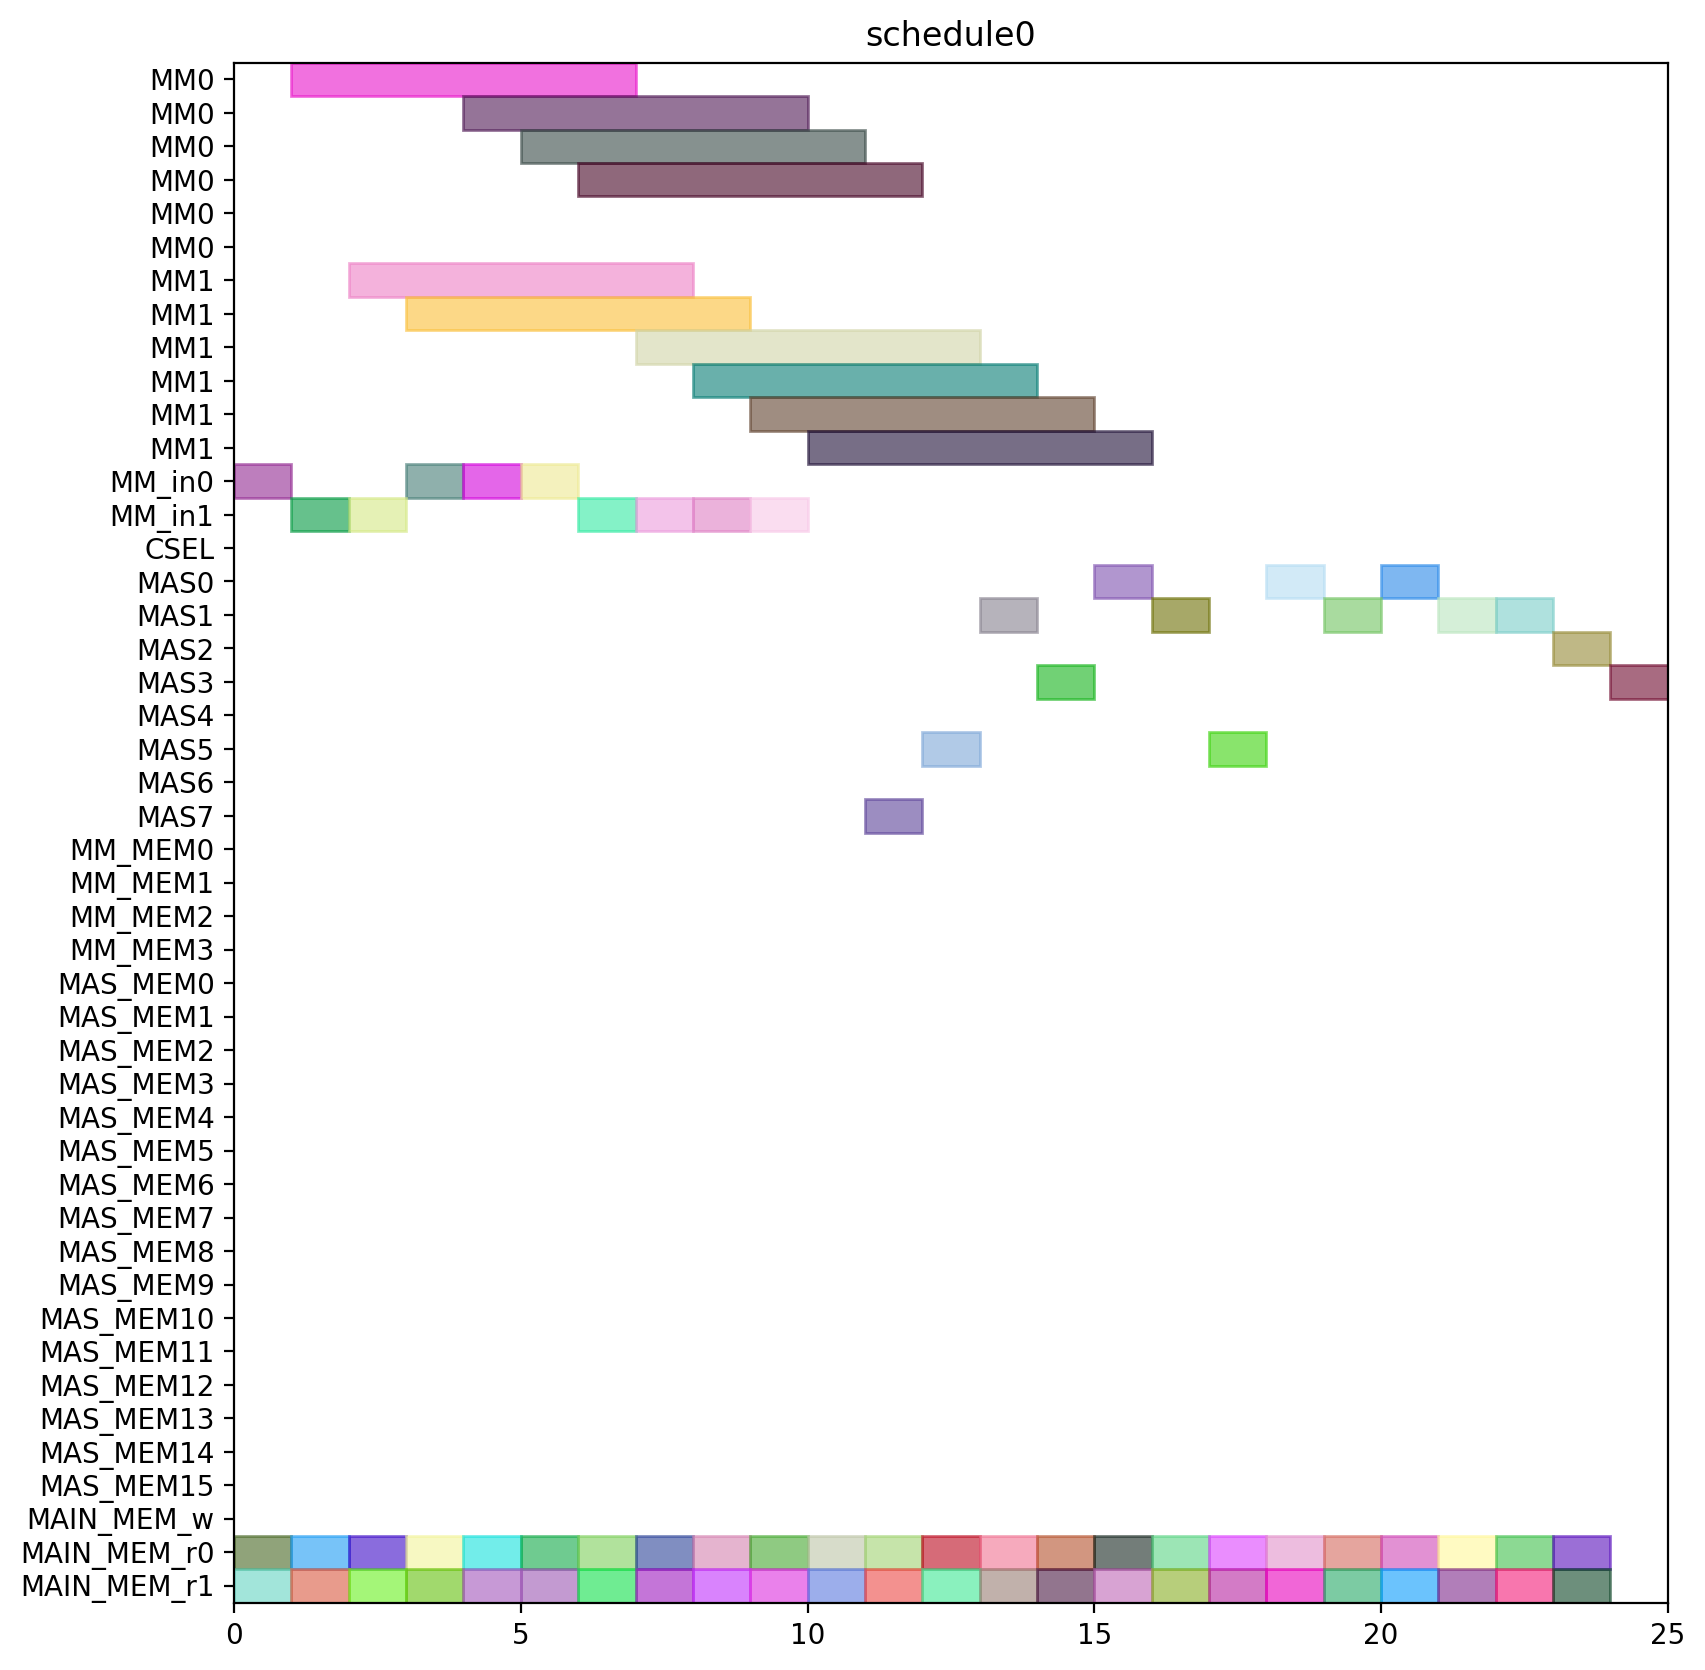

Here is the Python script that generated this plot:
from pyschedule import Scenario, solvers, plotters, alt


def solve():
	horizon = 120
	S = Scenario("schedule0", horizon=horizon)

	# resource
	MM = S.Resources('MM', num=2, size=6)
	MM_in = S.Resources('MM_in', num=2)
	CSEL = S.Resource('CSEL')
	MAS = S.Resources('MAS', num=8, size=1, periods=range(1, horizon))
	MM_MEM = S.Resources('MM_MEM', num=4)
	MAS_MEM = S.Resources('MAS_MEM', num=16)
	MAIN_MEM_w = S.Resource('MAIN_MEM_w', size=1)
	MAIN_MEM_r = S.Resources('MAIN_MEM_r', num=2)

	# result of previous scheduling

	# new tasks
	t0_t0 = S.Task('t0_t0', length=1, delay_cost=1)
	t0_t0 += alt(MAS)
	t0_t0_mem0 = S.Task('t0_t0_mem0', length=1, delay_cost=1)
	t0_t0_mem0 += MAIN_MEM_r[0]
	S += t0_t0_mem0 <= t0_t0

	t0_t0_mem1 = S.Task('t0_t0_mem1', length=1, delay_cost=1)
	t0_t0_mem1 += MAIN_MEM_r[1]
	S += t0_t0_mem1 <= t0_t0

	t0_t1 = S.Task('t0_t1', length=1, delay_cost=1)
	t0_t1 += alt(MAS)
	t0_t1_mem0 = S.Task('t0_t1_mem0', length=1, delay_cost=1)
	t0_t1_mem0 += MAIN_MEM_r[0]
	S += t0_t1_mem0 <= t0_t1

	t0_t1_mem1 = S.Task('t0_t1_mem1', length=1, delay_cost=1)
	t0_t1_mem1 += MAIN_MEM_r[1]
	S += t0_t1_mem1 <= t0_t1

	t0_t3 = S.Task('t0_t3', length=6, delay_cost=1)
	t0_t3 += alt(MM)
	t0_t3_in = S.Task('t0_t3_in', length=1, delay_cost=1)
	t0_t3_in += alt(MM_in)
	S += t0_t3_in*MM_in[0]<=t0_t3*MM[0]
	S += t0_t3_in*MM_in[1]<=t0_t3*MM[1]
	t0_t3_mem0 = S.Task('t0_t3_mem0', length=1, delay_cost=1)
	t0_t3_mem0 += MAIN_MEM_r[0]
	S += t0_t3_mem0 <= t0_t3

	t0_t3_mem1 = S.Task('t0_t3_mem1', length=1, delay_cost=1)
	t0_t3_mem1 += MAIN_MEM_r[1]
	S += t0_t3_mem1 <= t0_t3

	t10 = S.Task('t10', length=1, delay_cost=1)
	t10 += alt(MAS)
	t10_mem0 = S.Task('t10_mem0', length=1, delay_cost=1)
	t10_mem0 += MAIN_MEM_r[0]
	S += t10_mem0 <= t10

	t10_mem1 = S.Task('t10_mem1', length=1, delay_cost=1)
	t10_mem1 += MAIN_MEM_r[1]
	S += t10_mem1 <= t10

	t11 = S.Task('t11', length=1, delay_cost=1)
	t11 += alt(MAS)
	t11_mem0 = S.Task('t11_mem0', length=1, delay_cost=1)
	t11_mem0 += MAIN_MEM_r[0]
	S += t11_mem0 <= t11

	t11_mem1 = S.Task('t11_mem1', length=1, delay_cost=1)
	t11_mem1 += MAIN_MEM_r[1]
	S += t11_mem1 <= t11

	t3_t0 = S.Task('t3_t0', length=6, delay_cost=1)
	t3_t0 += alt(MM)
	t3_t0_in = S.Task('t3_t0_in', length=1, delay_cost=1)
	t3_t0_in += alt(MM_in)
	S += t3_t0_in*MM_in[0]<=t3_t0*MM[0]
	S += t3_t0_in*MM_in[1]<=t3_t0*MM[1]
	t3_t0_mem0 = S.Task('t3_t0_mem0', length=1, delay_cost=1)
	t3_t0_mem0 += MAIN_MEM_r[0]
	S += t3_t0_mem0 <= t3_t0

	t3_t0_mem1 = S.Task('t3_t0_mem1', length=1, delay_cost=1)
	t3_t0_mem1 += MAIN_MEM_r[1]
	S += t3_t0_mem1 <= t3_t0

	t3_t1 = S.Task('t3_t1', length=6, delay_cost=1)
	t3_t1 += alt(MM)
	t3_t1_in = S.Task('t3_t1_in', length=1, delay_cost=1)
	t3_t1_in += alt(MM_in)
	S += t3_t1_in*MM_in[0]<=t3_t1*MM[0]
	S += t3_t1_in*MM_in[1]<=t3_t1*MM[1]
	t3_t1_mem0 = S.Task('t3_t1_mem0', length=1, delay_cost=1)
	t3_t1_mem0 += MAIN_MEM_r[0]
	S += t3_t1_mem0 <= t3_t1

	t3_t1_mem1 = S.Task('t3_t1_mem1', length=1, delay_cost=1)
	t3_t1_mem1 += MAIN_MEM_r[1]
	S += t3_t1_mem1 <= t3_t1

	t3_t2 = S.Task('t3_t2', length=1, delay_cost=1)
	t3_t2 += alt(MAS)
	t3_t2_mem0 = S.Task('t3_t2_mem0', length=1, delay_cost=1)
	t3_t2_mem0 += MAIN_MEM_r[0]
	S += t3_t2_mem0 <= t3_t2

	t3_t2_mem1 = S.Task('t3_t2_mem1', length=1, delay_cost=1)
	t3_t2_mem1 += MAIN_MEM_r[1]
	S += t3_t2_mem1 <= t3_t2

	t3_t3 = S.Task('t3_t3', length=1, delay_cost=1)
	t3_t3 += alt(MAS)
	t3_t3_mem0 = S.Task('t3_t3_mem0', length=1, delay_cost=1)
	t3_t3_mem0 += MAIN_MEM_r[0]
	S += t3_t3_mem0 <= t3_t3

	t3_t3_mem1 = S.Task('t3_t3_mem1', length=1, delay_cost=1)
	t3_t3_mem1 += MAIN_MEM_r[1]
	S += t3_t3_mem1 <= t3_t3

	t4_t0 = S.Task('t4_t0', length=1, delay_cost=1)
	t4_t0 += alt(MAS)
	t4_t0_mem0 = S.Task('t4_t0_mem0', length=1, delay_cost=1)
	t4_t0_mem0 += MAIN_MEM_r[0]
	S += t4_t0_mem0 <= t4_t0

	t4_t0_mem1 = S.Task('t4_t0_mem1', length=1, delay_cost=1)
	t4_t0_mem1 += MAIN_MEM_r[1]
	S += t4_t0_mem1 <= t4_t0

	t4_t1 = S.Task('t4_t1', length=1, delay_cost=1)
	t4_t1 += alt(MAS)
	t4_t1_mem0 = S.Task('t4_t1_mem0', length=1, delay_cost=1)
	t4_t1_mem0 += MAIN_MEM_r[0]
	S += t4_t1_mem0 <= t4_t1

	t4_t1_mem1 = S.Task('t4_t1_mem1', length=1, delay_cost=1)
	t4_t1_mem1 += MAIN_MEM_r[1]
	S += t4_t1_mem1 <= t4_t1

	t4_t3 = S.Task('t4_t3', length=6, delay_cost=1)
	t4_t3 += alt(MM)
	t4_t3_in = S.Task('t4_t3_in', length=1, delay_cost=1)
	t4_t3_in += alt(MM_in)
	S += t4_t3_in*MM_in[0]<=t4_t3*MM[0]
	S += t4_t3_in*MM_in[1]<=t4_t3*MM[1]
	t4_t3_mem0 = S.Task('t4_t3_mem0', length=1, delay_cost=1)
	t4_t3_mem0 += MAIN_MEM_r[0]
	S += t4_t3_mem0 <= t4_t3

	t4_t3_mem1 = S.Task('t4_t3_mem1', length=1, delay_cost=1)
	t4_t3_mem1 += MAIN_MEM_r[1]
	S += t4_t3_mem1 <= t4_t3

	t5_t0 = S.Task('t5_t0', length=6, delay_cost=1)
	t5_t0 += alt(MM)
	t5_t0_in = S.Task('t5_t0_in', length=1, delay_cost=1)
	t5_t0_in += alt(MM_in)
	S += t5_t0_in*MM_in[0]<=t5_t0*MM[0]
	S += t5_t0_in*MM_in[1]<=t5_t0*MM[1]
	t5_t0_mem0 = S.Task('t5_t0_mem0', length=1, delay_cost=1)
	t5_t0_mem0 += MAIN_MEM_r[0]
	S += t5_t0_mem0 <= t5_t0

	t5_t0_mem1 = S.Task('t5_t0_mem1', length=1, delay_cost=1)
	t5_t0_mem1 += MAIN_MEM_r[1]
	S += t5_t0_mem1 <= t5_t0

	t5_t1 = S.Task('t5_t1', length=6, delay_cost=1)
	t5_t1 += alt(MM)
	t5_t1_in = S.Task('t5_t1_in', length=1, delay_cost=1)
	t5_t1_in += alt(MM_in)
	S += t5_t1_in*MM_in[0]<=t5_t1*MM[0]
	S += t5_t1_in*MM_in[1]<=t5_t1*MM[1]
	t5_t1_mem0 = S.Task('t5_t1_mem0', length=1, delay_cost=1)
	t5_t1_mem0 += MAIN_MEM_r[0]
	S += t5_t1_mem0 <= t5_t1

	t5_t1_mem1 = S.Task('t5_t1_mem1', length=1, delay_cost=1)
	t5_t1_mem1 += MAIN_MEM_r[1]
	S += t5_t1_mem1 <= t5_t1

	t5_t2 = S.Task('t5_t2', length=1, delay_cost=1)
	t5_t2 += alt(MAS)
	t5_t2_mem0 = S.Task('t5_t2_mem0', length=1, delay_cost=1)
	t5_t2_mem0 += MAIN_MEM_r[0]
	S += t5_t2_mem0 <= t5_t2

	t5_t2_mem1 = S.Task('t5_t2_mem1', length=1, delay_cost=1)
	t5_t2_mem1 += MAIN_MEM_r[1]
	S += t5_t2_mem1 <= t5_t2

	t5_t3 = S.Task('t5_t3', length=1, delay_cost=1)
	t5_t3 += alt(MAS)
	t5_t3_mem0 = S.Task('t5_t3_mem0', length=1, delay_cost=1)
	t5_t3_mem0 += MAIN_MEM_r[0]
	S += t5_t3_mem0 <= t5_t3

	t5_t3_mem1 = S.Task('t5_t3_mem1', length=1, delay_cost=1)
	t5_t3_mem1 += MAIN_MEM_r[1]
	S += t5_t3_mem1 <= t5_t3

	t6_t0 = S.Task('t6_t0', length=6, delay_cost=1)
	t6_t0 += alt(MM)
	t6_t0_in = S.Task('t6_t0_in', length=1, delay_cost=1)
	t6_t0_in += alt(MM_in)
	S += t6_t0_in*MM_in[0]<=t6_t0*MM[0]
	S += t6_t0_in*MM_in[1]<=t6_t0*MM[1]
	t6_t0_mem0 = S.Task('t6_t0_mem0', length=1, delay_cost=1)
	t6_t0_mem0 += MAIN_MEM_r[0]
	S += t6_t0_mem0 <= t6_t0

	t6_t0_mem1 = S.Task('t6_t0_mem1', length=1, delay_cost=1)
	t6_t0_mem1 += MAIN_MEM_r[1]
	S += t6_t0_mem1 <= t6_t0

	t6_t1 = S.Task('t6_t1', length=6, delay_cost=1)
	t6_t1 += alt(MM)
	t6_t1_in = S.Task('t6_t1_in', length=1, delay_cost=1)
	t6_t1_in += alt(MM_in)
	S += t6_t1_in*MM_in[0]<=t6_t1*MM[0]
	S += t6_t1_in*MM_in[1]<=t6_t1*MM[1]
	t6_t1_mem0 = S.Task('t6_t1_mem0', length=1, delay_cost=1)
	t6_t1_mem0 += MAIN_MEM_r[0]
	S += t6_t1_mem0 <= t6_t1

	t6_t1_mem1 = S.Task('t6_t1_mem1', length=1, delay_cost=1)
	t6_t1_mem1 += MAIN_MEM_r[1]
	S += t6_t1_mem1 <= t6_t1

	t6_t2 = S.Task('t6_t2', length=1, delay_cost=1)
	t6_t2 += alt(MAS)
	t6_t2_mem0 = S.Task('t6_t2_mem0', length=1, delay_cost=1)
	t6_t2_mem0 += MAIN_MEM_r[0]
	S += t6_t2_mem0 <= t6_t2

	t6_t2_mem1 = S.Task('t6_t2_mem1', length=1, delay_cost=1)
	t6_t2_mem1 += MAIN_MEM_r[1]
	S += t6_t2_mem1 <= t6_t2

	t6_t3 = S.Task('t6_t3', length=1, delay_cost=1)
	t6_t3 += alt(MAS)
	t6_t3_mem0 = S.Task('t6_t3_mem0', length=1, delay_cost=1)
	t6_t3_mem0 += MAIN_MEM_r[0]
	S += t6_t3_mem0 <= t6_t3

	t6_t3_mem1 = S.Task('t6_t3_mem1', length=1, delay_cost=1)
	t6_t3_mem1 += MAIN_MEM_r[1]
	S += t6_t3_mem1 <= t6_t3

	t7_t0 = S.Task('t7_t0', length=6, delay_cost=1)
	t7_t0 += alt(MM)
	t7_t0_in = S.Task('t7_t0_in', length=1, delay_cost=1)
	t7_t0_in += alt(MM_in)
	S += t7_t0_in*MM_in[0]<=t7_t0*MM[0]
	S += t7_t0_in*MM_in[1]<=t7_t0*MM[1]
	t7_t0_mem0 = S.Task('t7_t0_mem0', length=1, delay_cost=1)
	t7_t0_mem0 += MAIN_MEM_r[0]
	S += t7_t0_mem0 <= t7_t0

	t7_t0_mem1 = S.Task('t7_t0_mem1', length=1, delay_cost=1)
	t7_t0_mem1 += MAIN_MEM_r[1]
	S += t7_t0_mem1 <= t7_t0

	t7_t1 = S.Task('t7_t1', length=6, delay_cost=1)
	t7_t1 += alt(MM)
	t7_t1_in = S.Task('t7_t1_in', length=1, delay_cost=1)
	t7_t1_in += alt(MM_in)
	S += t7_t1_in*MM_in[0]<=t7_t1*MM[0]
	S += t7_t1_in*MM_in[1]<=t7_t1*MM[1]
	t7_t1_mem0 = S.Task('t7_t1_mem0', length=1, delay_cost=1)
	t7_t1_mem0 += MAIN_MEM_r[0]
	S += t7_t1_mem0 <= t7_t1

	t7_t1_mem1 = S.Task('t7_t1_mem1', length=1, delay_cost=1)
	t7_t1_mem1 += MAIN_MEM_r[1]
	S += t7_t1_mem1 <= t7_t1

	t7_t2 = S.Task('t7_t2', length=1, delay_cost=1)
	t7_t2 += alt(MAS)
	t7_t2_mem0 = S.Task('t7_t2_mem0', length=1, delay_cost=1)
	t7_t2_mem0 += MAIN_MEM_r[0]
	S += t7_t2_mem0 <= t7_t2

	t7_t2_mem1 = S.Task('t7_t2_mem1', length=1, delay_cost=1)
	t7_t2_mem1 += MAIN_MEM_r[1]
	S += t7_t2_mem1 <= t7_t2

	t7_t3 = S.Task('t7_t3', length=1, delay_cost=1)
	t7_t3 += alt(MAS)
	t7_t3_mem0 = S.Task('t7_t3_mem0', length=1, delay_cost=1)
	t7_t3_mem0 += MAIN_MEM_r[0]
	S += t7_t3_mem0 <= t7_t3

	t7_t3_mem1 = S.Task('t7_t3_mem1', length=1, delay_cost=1)
	t7_t3_mem1 += MAIN_MEM_r[1]
	S += t7_t3_mem1 <= t7_t3

	solvers.mip.solve(S,msg=1,kind='CPLEX',ratio_gap=1.01)

	solution = [['hoge']*len(S.solution()[1]) for i in range(len(S.solution()))]
	for i in range(len(S.solution())):
		for j in range(len(S.solution()[i])):
			solution[i][j]=str(S.solution()[i][j])
	print(solution)

	cycles = int(solution[-1][3])

	pic_file_name = "/home/mfukuda/ABE/multiRAM_multiMAS_16mux/scheduling_result/stage6MM2_stage1MAS8/SQR012345/schedule0.png"
	if(S.solution() != []):
		plotters.matplotlib.plot(S,img_filename=pic_file_name, show_task_labels=False, fig_size=(cycles*0.25+3, 10))

	return solution
